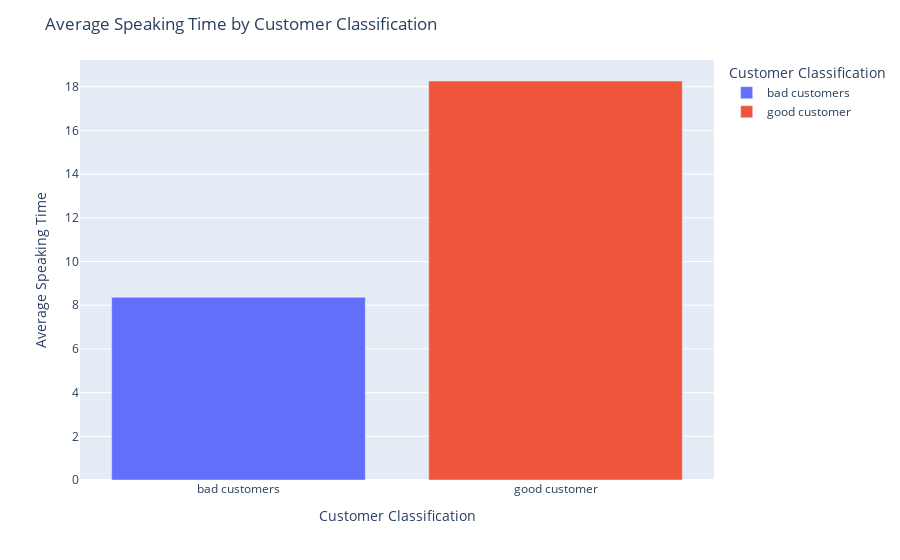

Notebook code for this chart:
### Code cell
# Calculate average speaking time for each customer group
avg_speaking_time = data_ex.groupby('classification')['Average Duration Call'].mean().reset_index()

# Create the plot using Plotly
fig = px.bar(avg_speaking_time, x='classification', y='Average Duration Call', color='classification',
             labels={'classification': 'Customer Classification', 'Average Duration Call': 'Average Speaking Time'})

# Set the title
fig.update_layout(title_text='Average Speaking Time by Customer Classification')

# Show the plot
fig.show()

### Figure 1 — Plotly figure (JSON) as saved in the notebook; plotly's stock layout.template omitted (floating-point values rounded to 4 significant figures)
{"data": [{"alignmentgroup": "True", "hovertemplate": "Customer Classification=%{x}<br>Average Speaking Time=%{y}<extra></extra>", "legendgroup": "bad customers", "marker": {"color": "#636efa", "pattern": {"shape": ""}}, "name": "bad customers", "offsetgroup": "bad customers", "orientation": "v", "showlegend": true, "textposition": "auto", "type": "bar", "x": ["bad customers"], "xaxis": "x", "y": [8.359], "yaxis": "y"}, {"alignmentgroup": "True", "hovertemplate": "Customer Classification=%{x}<br>Average Speaking Time=%{y}<extra></extra>", "legendgroup": "good customer", "marker": {"color": "#EF553B", "pattern": {"shape": ""}}, "name": "good customer", "offsetgroup": "good customer", "orientation": "v", "showlegend": true, "textposition": "auto", "type": "bar", "x": ["good customer"], "xaxis": "x", "y": [18.26], "yaxis": "y"}], "layout": {"barmode": "relative", "legend": {"title": {"text": "Customer Classification"}, "tracegroupgap": 0}, "margin": {"t": 60}, "title": {"text": "Average Speaking Time by Customer Classification"}, "xaxis": {"anchor": "y", "categoryarray": ["bad customers", "good customer"], "categoryorder": "array", "domain": [0, 1], "title": {"text": "Customer Classification"}}, "yaxis": {"anchor": "x", "domain": [0, 1], "title": {"text": "Average Speaking Time"}}}}
